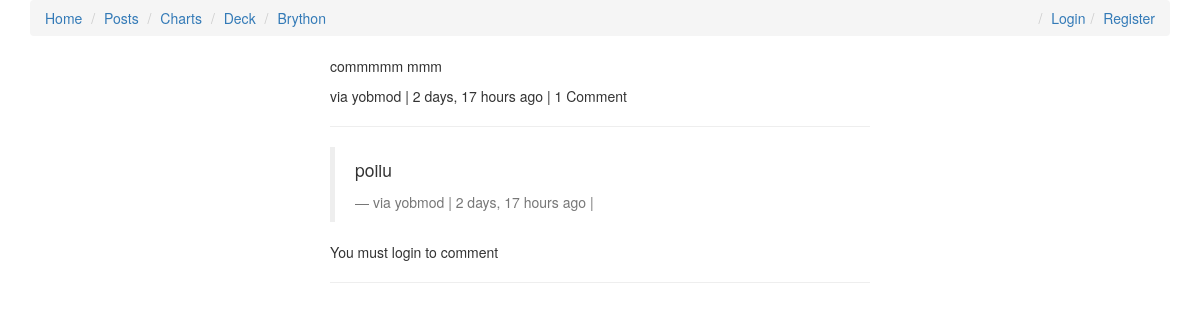
The app's page /comments/1/ with its own data.
### comments/models.py (models this page shows, shortened)
class Comment(models.Model):
	user        = models.ForeignKey(settings.AUTH_USER_MODEL, default=1, on_delete=models.CASCADE)
	content_type = models.ForeignKey(ContentType, on_delete=models.CASCADE)
	object_id = models.PositiveIntegerField()
	content_object = GenericForeignKey('content_type', 'object_id')
	parent      = models.ForeignKey("self", null=True, blank=True,on_delete=models.CASCADE)
	content     = models.TextField()
	timestamp   = models.DateTimeField(auto_now_add=True)
	objects = CommentManager()
	class Meta:
		ordering = ['-timestamp']
	def children(self): #replies
		return Comment.objects.filter(parent=self)
	@property
	def is_parent(self):
		if self.parent is not None:
			return False
		return True

### comments/views.py (the view, shortened to what this page needs)
# urls.py: url(r'^(?P<id>\d+)/$', comment_thread, name='thread'),
def comment_thread(request, id):
    try:
        obj = Comment.objects.get(id=id)
    except:
        raise Http404
    if not obj.is_parent:
        obj = obj.parent
    content_object = obj.content_object # Post that the comment is on
    content_id = obj.content_object.id
    initial_data = {
            "content_type": obj.content_type,
            "object_id": obj.object_id
    }
    form = CommentForm(request.POST or None, initial=initial_data)
    context = {
        "comment": obj,
        "form": form,
    }
    return render(request, "comment_thread.html", context)

### templates/comment_thread.html (shortened to what this page needs)
{% extends "base/base.html" %}
{% load urlify %}
{% load crispy_forms_tags %}
{% block content %}
<div class='col-sm-6 col-sm-offset-3'>
          <p>{{ comment.content }}</p>
          <footer>via {{ comment.user }} | {{ comment.timestamp|timesince }} ago | {% if comment.children.count > 0 %}{{ comment.children.count }} Comment {% endif %} </footer>
          <hr/>
          <div>
              {% for child_comment in comment.children %}
                <blockquote>
                <p>{{ child_comment.content }}</p>
                <footer>via {{ child_comment.user }} | {{ child_comment.timestamp|timesince }} ago | {% if request.user == child_comment.user %}<a href='{{ child_comment.get_delete_url }}'>Delete</a>{% endif %}</footer>
                </blockquote>
             {% endfor %}
             {% if request.user.is_authenticated %}
            <form method="POST" action="."> {% csrf_token %}
                {{ form|crispy }}
                <input type='hidden' name='parent_id' value='{{ comment.id }}'>
                <input type='submit' value='Reply' class='btn btn-default'>
            </form>
            {% else %}
            <p>You must login to comment </p>
            {% endif %}
        </div>
        <hr/>
</div>
{% endblock content %}

### records on screen
Comment: content "commmmm mmm", user "yobmod", timestamp "2 days, 17 hours", children.count "1"
Comment: content "poiiu", user "yobmod", timestamp "2 days, 17 hours"
